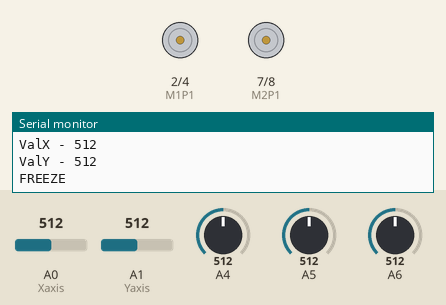
A sketch run on a simulated Arduino Uno, built with avr-gcc and run on an emulated ATmega328P. On the bench: motor-driver pin pairs drawn as motors (green arrow = first pin HIGH = forward, orange = second pin HIGH = backward, longer = more drive, scaled by the enable pin), the last lines printed to the serial monitor. Inputs (shaded band) come from the test bench; at power-on: A0 (Xaxis) = 512, A1 (Yaxis) = 512, A4 = 512, A5 = 512, A6 = 512.

Above: at 1.2 s.
1.3 s: A0 (Xaxis) set to 110
2.8 s: A0 (Xaxis) set to 91
At 2.96 s:
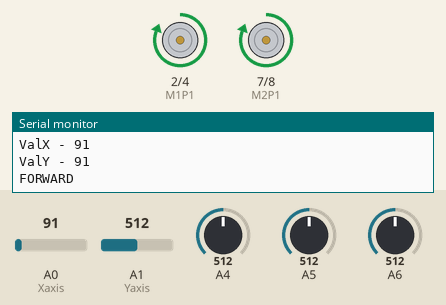
5.8 s: A0 (Xaxis) set to 910
7.4 s: A0 (Xaxis) set to 1023
At 7.76 s:
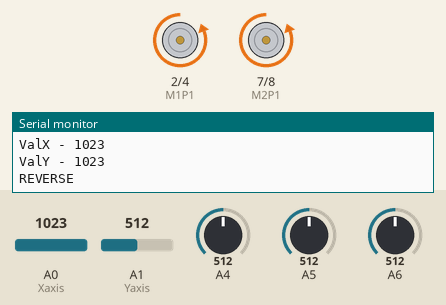
10.4 s: A0 (Xaxis) set to 900
At 10.4 s:
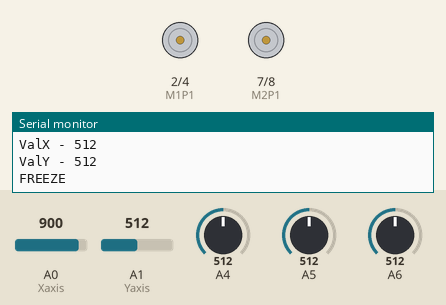
11.9 s: A0 (Xaxis) set to 90
At 12.16 s:
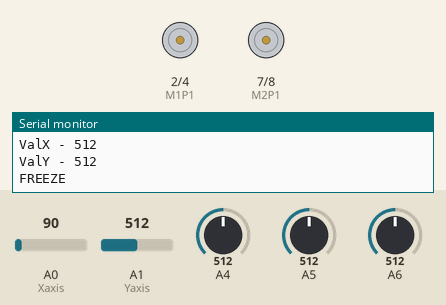
Timing chart, 0 to 15.9 s (numbered marks = the images above; inputs shaded):
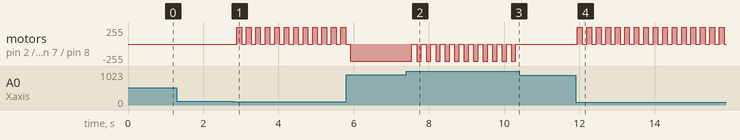

The sketch:

Joystick_Control.ino
```cpp
#define Xaxis A0
#define Yaxis A1

int x=0;
int y=0;
//M1-left motor
//M2-Right motor
#define M1P1 2
#define M1P2 4
#define M2P1 7
#define M2P2 8
#define EN1 5
#define EN2 6

void forward();
void reverse();
void left();
void right();
void freeze();
void setup() {
  // put your setup code here, to run once:
pinMode(Xaxis,INPUT);
pinMode(Yaxis,INPUT);
pinMode(M1P1,OUTPUT);
pinMode(M1P2,OUTPUT);
pinMode(M2P1,OUTPUT);
pinMode(M2P2,OUTPUT);
pinMode(EN1,OUTPUT);
pinMode(EN2,OUTPUT);
Serial.begin(9600);
}

void loop() {
  // put your main code here, to run repeatedly:
x=analogRead(x);
Serial.print("ValX - ");
Serial.println(x);
y=analogRead(y);
Serial.print("ValY - ");
Serial.println(y);

// check your values for default state
// if required make 450 -> 450 and 600 -> 650


if ( x < 100 &&  450<y<600){
  forward();
  delay(25);
  }
else if ( x > 900 &&  450<y<600){
  reverse();
  delay(25);
  }
else if ( y < 100 &&  450<x<600){
  right();
  delay(25);
  }
else if ( y > 900 &&  450<x<600){
  left();
  delay(25);
  }
else{
  freeze();
  delay(25);
  }
  delay(100);
}


void forward()
{
 Serial.println("FORWARD");
 analogWrite(EN1,255);
 analogWrite(EN2,255);
 digitalWrite(M1P1,HIGH);
 digitalWrite(M1P2,LOW);
 digitalWrite(M2P1,HIGH);
 digitalWrite(M2P2,LOW);
 }
 void reverse()
{
 Serial.println("REVERSE");
 analogWrite(EN1,255);
 analogWrite(EN2,255);
 digitalWrite(M1P1,LOW);
 digitalWrite(M1P2,HIGH);
 digitalWrite(M2P1,LOW);
 digitalWrite(M2P2,HIGH);
 }
 void left()
{
 Serial.println("LEFT");
 analogWrite(EN1,255);
 analogWrite(EN2,255);
 digitalWrite(M1P1,LOW);
 digitalWrite(M1P2,HIGH);
 digitalWrite(M2P1,HIGH);
 digitalWrite(M2P2,LOW);
 }
 void right()
{
 Serial.println("RIGHT");
 analogWrite(EN1,255);
 analogWrite(EN2,255);
 digitalWrite(M1P1,HIGH);
 digitalWrite(M1P2,LOW);
 digitalWrite(M2P1,LOW);
 digitalWrite(M2P2,HIGH);
 }
 void freeze()
{
 Serial.println("FREEZE");
 analogWrite(EN1,0);
 analogWrite(EN2,0);
 }
```

Measured:
- the behaviour switches between 100 and 99 on A0 (Xaxis) (found by bisection; images 0 and 1)
- after the input at 2.8 s, motor on pin 2 (M1P1) / pin 4 (M1P2), motor on pin 7 (M2P1) / pin 8 (M2P2): alternates forward 255/255 for 0.13 s and stopped for 0.13 s, starting after 0.09 s
- after the input at 7.4 s, motor on pin 2 (M1P1) / pin 4 (M1P2), motor on pin 7 (M2P1) / pin 8 (M2P2): alternates backward 255/255 for 0.13 s and stopped for 0.13 s, starting after 0.15 s
- after the input at 10.4 s, motor on pin 2 (M1P1) / pin 4 (M1P2), motor on pin 7 (M2P1) / pin 8 (M2P2): stops changing and stays stopped
- after the input at 11.9 s, motor on pin 2 (M1P1) / pin 4 (M1P2), motor on pin 7 (M2P1) / pin 8 (M2P2): alternates forward 255/255 for 0.13 s and stopped for 0.13 s, starting after 0.05 s
